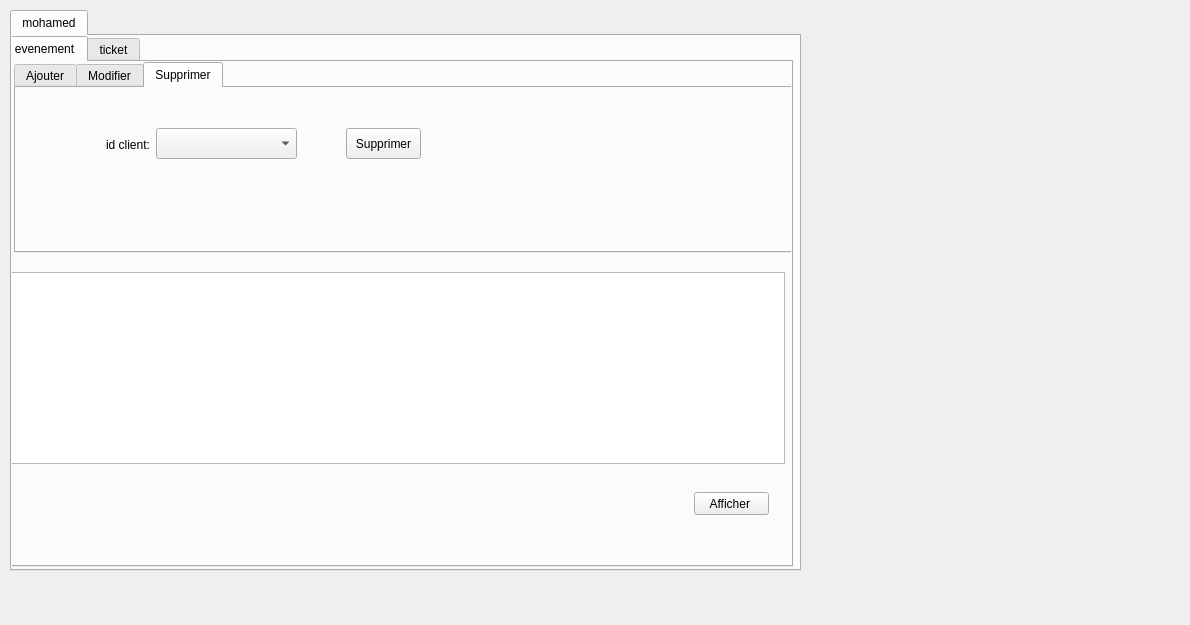
<?xml version="1.0" encoding="UTF-8"?>
<ui version="4.0">
 <class>eventicket</class>
 <widget class="QDialog" name="eventicket">
  <property name="geometry">
   <rect>
    <x>0</x>
    <y>0</y>
    <width>1190</width>
    <height>625</height>
   </rect>
  </property>
  <property name="windowTitle">
   <string>Dialog</string>
  </property>
  <widget class="QTabWidget" name="tabWidget">
   <property name="geometry">
    <rect>
     <x>10</x>
     <y>10</y>
     <width>791</width>
     <height>561</height>
    </rect>
   </property>
   <property name="currentIndex">
    <number>0</number>
   </property>
   <widget class="QWidget" name="tab">
    <attribute name="title">
     <string>mohamed</string>
    </attribute>
    <widget class="QTabWidget" name="tabWidget_2">
     <property name="geometry">
      <rect>
       <x>-10</x>
       <y>0</y>
       <width>791</width>
       <height>531</height>
      </rect>
     </property>
     <property name="tabShape">
      <enum>QTabWidget::Rounded</enum>
     </property>
     <property name="currentIndex">
      <number>0</number>
     </property>
     <widget class="QWidget" name="tab_2">
      <attribute name="title">
       <string>evenement</string>
      </attribute>
      <widget class="QTableView" name="tableView">
       <property name="geometry">
        <rect>
         <x>0</x>
         <y>210</y>
         <width>781</width>
         <height>192</height>
        </rect>
       </property>
      </widget>
      <widget class="QTabWidget" name="tabWidget_3">
       <property name="geometry">
        <rect>
         <x>10</x>
         <y>0</y>
         <width>781</width>
         <height>191</height>
        </rect>
       </property>
       <property name="currentIndex">
        <number>2</number>
       </property>
       <widget class="QWidget" name="tab_4">
        <attribute name="title">
         <string>Ajouter</string>
        </attribute>
        <widget class="QLineEdit" name="IDCLIENT1">
         <property name="geometry">
          <rect>
           <x>70</x>
           <y>10</y>
           <width>113</width>
           <height>20</height>
          </rect>
         </property>
        </widget>
        <widget class="QLabel" name="label">
         <property name="geometry">
          <rect>
           <x>0</x>
           <y>10</y>
           <width>47</width>
           <height>14</height>
          </rect>
         </property>
         <property name="text">
          <string>id client</string>
         </property>
        </widget>
        <widget class="QLabel" name="label_2">
         <property name="geometry">
          <rect>
           <x>0</x>
           <y>40</y>
           <width>61</width>
           <height>16</height>
          </rect>
         </property>
         <property name="text">
          <string>id employée</string>
         </property>
        </widget>
        <widget class="QLineEdit" name="IDEMPLOYEE1">
         <property name="geometry">
          <rect>
           <x>70</x>
           <y>40</y>
           <width>113</width>
           <height>20</height>
          </rect>
         </property>
        </widget>
        <widget class="QLabel" name="label_3">
         <property name="geometry">
          <rect>
           <x>0</x>
           <y>70</y>
           <width>61</width>
           <height>16</height>
          </rect>
         </property>
         <property name="text">
          <string>destination</string>
         </property>
        </widget>
        <widget class="QLineEdit" name="DESTINATION">
         <property name="geometry">
          <rect>
           <x>70</x>
           <y>70</y>
           <width>113</width>
           <height>20</height>
          </rect>
         </property>
        </widget>
        <widget class="QLabel" name="label_4">
         <property name="geometry">
          <rect>
           <x>420</x>
           <y>10</y>
           <width>101</width>
           <height>20</height>
          </rect>
         </property>
         <property name="text">
          <string>methode paiement</string>
         </property>
        </widget>
        <widget class="QRadioButton" name="METHODE">
         <property name="geometry">
          <rect>
           <x>530</x>
           <y>10</y>
           <width>83</width>
           <height>18</height>
          </rect>
         </property>
         <property name="text">
          <string>cash</string>
         </property>
        </widget>
        <widget class="QRadioButton" name="METHODE_2">
         <property name="geometry">
          <rect>
           <x>590</x>
           <y>10</y>
           <width>83</width>
           <height>18</height>
          </rect>
         </property>
         <property name="text">
          <string>carte bancaire</string>
         </property>
        </widget>
        <widget class="QLabel" name="label_5">
         <property name="geometry">
          <rect>
           <x>200</x>
           <y>10</y>
           <width>81</width>
           <height>16</height>
          </rect>
         </property>
         <property name="text">
          <string>produit</string>
         </property>
        </widget>
        <widget class="QLineEdit" name="txt_tel">
         <property name="geometry">
          <rect>
           <x>290</x>
           <y>10</y>
           <width>113</width>
           <height>21</height>
          </rect>
         </property>
        </widget>
        <widget class="QLabel" name="label_6">
         <property name="geometry">
          <rect>
           <x>200</x>
           <y>40</y>
           <width>81</width>
           <height>16</height>
          </rect>
         </property>
         <property name="text">
          <string>quantité</string>
         </property>
        </widget>
        <widget class="QLineEdit" name="QUANTITE1">
         <property name="geometry">
          <rect>
           <x>290</x>
           <y>40</y>
           <width>113</width>
           <height>21</height>
          </rect>
         </property>
        </widget>
        <widget class="QLabel" name="label_7">
         <property name="geometry">
          <rect>
           <x>200</x>
           <y>70</y>
           <width>81</width>
           <height>16</height>
          </rect>
         </property>
         <property name="text">
          <string>prix livraison</string>
         </property>
        </widget>
        <widget class="QLineEdit" name="PRIXLIVRAISON1">
         <property name="geometry">
          <rect>
           <x>290</x>
           <y>70</y>
           <width>113</width>
           <height>21</height>
          </rect>
         </property>
        </widget>
        <widget class="QPushButton" name="ajouter_botton">
         <property name="geometry">
          <rect>
           <x>640</x>
           <y>140</y>
           <width>75</width>
           <height>23</height>
          </rect>
         </property>
         <property name="text">
          <string>Ajouter</string>
         </property>
        </widget>
       </widget>
       <widget class="QWidget" name="tab_5">
        <attribute name="title">
         <string>Modifier</string>
        </attribute>
        <widget class="QLineEdit" name="txt_tel_2">
         <property name="geometry">
          <rect>
           <x>290</x>
           <y>20</y>
           <width>113</width>
           <height>21</height>
          </rect>
         </property>
        </widget>
        <widget class="QLineEdit" name="QUANTITE_modif">
         <property name="geometry">
          <rect>
           <x>290</x>
           <y>50</y>
           <width>113</width>
           <height>21</height>
          </rect>
         </property>
        </widget>
        <widget class="QLineEdit" name="IDEMPLOYEE_modif">
         <property name="geometry">
          <rect>
           <x>80</x>
           <y>50</y>
           <width>113</width>
           <height>20</height>
          </rect>
         </property>
        </widget>
        <widget class="QRadioButton" name="METHODE_modif">
         <property name="geometry">
          <rect>
           <x>550</x>
           <y>20</y>
           <width>83</width>
           <height>18</height>
          </rect>
         </property>
         <property name="text">
          <string>cash</string>
         </property>
        </widget>
        <widget class="QLineEdit" name="PRIXLIVRAISON_modif">
         <property name="geometry">
          <rect>
           <x>290</x>
           <y>80</y>
           <width>113</width>
           <height>21</height>
          </rect>
         </property>
        </widget>
        <widget class="QLineEdit" name="DESTINATION_modif">
         <property name="geometry">
          <rect>
           <x>80</x>
           <y>80</y>
           <width>113</width>
           <height>20</height>
          </rect>
         </property>
        </widget>
        <widget class="QLabel" name="label_9">
         <property name="geometry">
          <rect>
           <x>430</x>
           <y>20</y>
           <width>111</width>
           <height>16</height>
          </rect>
         </property>
         <property name="text">
          <string>methode paiement</string>
         </property>
        </widget>
        <widget class="QLabel" name="label_10">
         <property name="geometry">
          <rect>
           <x>200</x>
           <y>20</y>
           <width>81</width>
           <height>16</height>
          </rect>
         </property>
         <property name="text">
          <string>produit :</string>
         </property>
        </widget>
        <widget class="QLabel" name="label_11">
         <property name="geometry">
          <rect>
           <x>200</x>
           <y>50</y>
           <width>81</width>
           <height>16</height>
          </rect>
         </property>
         <property name="text">
          <string>quantité :</string>
         </property>
        </widget>
        <widget class="QLabel" name="label_12">
         <property name="geometry">
          <rect>
           <x>0</x>
           <y>20</y>
           <width>47</width>
           <height>14</height>
          </rect>
         </property>
         <property name="text">
          <string>id client:</string>
         </property>
        </widget>
        <widget class="QLabel" name="label_13">
         <property name="geometry">
          <rect>
           <x>200</x>
           <y>80</y>
           <width>81</width>
           <height>16</height>
          </rect>
         </property>
         <property name="text">
          <string>prix livraison</string>
         </property>
        </widget>
        <widget class="QTableView" name="tableView_3">
         <property name="geometry">
          <rect>
           <x>150</x>
           <y>240</y>
           <width>781</width>
           <height>192</height>
          </rect>
         </property>
        </widget>
        <widget class="QLabel" name="label_15">
         <property name="geometry">
          <rect>
           <x>0</x>
           <y>80</y>
           <width>71</width>
           <height>16</height>
          </rect>
         </property>
         <property name="text">
          <string>destination :</string>
         </property>
        </widget>
        <widget class="QRadioButton" name="METHODE_modif_2">
         <property name="geometry">
          <rect>
           <x>600</x>
           <y>20</y>
           <width>121</width>
           <height>18</height>
          </rect>
         </property>
         <property name="text">
          <string>carte bancaire</string>
         </property>
        </widget>
        <widget class="QLabel" name="label_16">
         <property name="geometry">
          <rect>
           <x>0</x>
           <y>50</y>
           <width>47</width>
           <height>14</height>
          </rect>
         </property>
         <property name="text">
          <string>id employee :</string>
         </property>
        </widget>
        <widget class="QPushButton" name="modifier_botton">
         <property name="geometry">
          <rect>
           <x>610</x>
           <y>110</y>
           <width>75</width>
           <height>23</height>
          </rect>
         </property>
         <property name="text">
          <string>Modifier</string>
         </property>
        </widget>
        <widget class="QLineEdit" name="IDCLIENT_modif">
         <property name="geometry">
          <rect>
           <x>80</x>
           <y>20</y>
           <width>113</width>
           <height>20</height>
          </rect>
         </property>
        </widget>
       </widget>
       <widget class="QWidget" name="tab_6">
        <attribute name="title">
         <string>Supprimer</string>
        </attribute>
        <widget class="QLabel" name="label_17">
         <property name="geometry">
          <rect>
           <x>90</x>
           <y>50</y>
           <width>47</width>
           <height>14</height>
          </rect>
         </property>
         <property name="text">
          <string>id client:</string>
         </property>
        </widget>
        <widget class="QPushButton" name="supprimer_botton">
         <property name="geometry">
          <rect>
           <x>330</x>
           <y>40</y>
           <width>75</width>
           <height>31</height>
          </rect>
         </property>
         <property name="text">
          <string>Supprimer</string>
         </property>
        </widget>
        <widget class="QComboBox" name="comboBox_supp">
         <property name="geometry">
          <rect>
           <x>140</x>
           <y>40</y>
           <width>141</width>
           <height>31</height>
          </rect>
         </property>
        </widget>
       </widget>
      </widget>
      <widget class="QPushButton" name="afficher_botton">
       <property name="geometry">
        <rect>
         <x>690</x>
         <y>430</y>
         <width>75</width>
         <height>23</height>
        </rect>
       </property>
       <property name="text">
        <string>Afficher </string>
       </property>
      </widget>
     </widget>
     <widget class="QWidget" name="tab_3">
      <attribute name="title">
       <string>ticket</string>
      </attribute>
      <widget class="QTableView" name="tableView_2">
       <property name="geometry">
        <rect>
         <x>10</x>
         <y>310</y>
         <width>771</width>
         <height>192</height>
        </rect>
       </property>
      </widget>
     </widget>
    </widget>
   </widget>
  </widget>
 </widget>
 <resources/>
 <connections/>
</ui>
